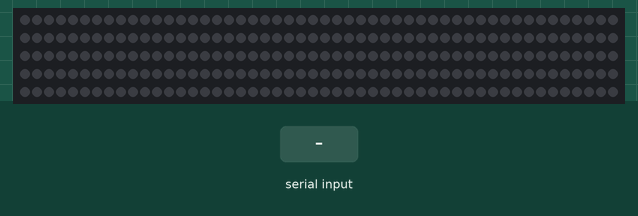
Bench run of a sketch on a simulated Arduino Uno, built with avr-gcc and run on an emulated ATmega328P. Parts: 250 RGB LEDs in strip order, left to right, continuing on the next row. The test bench sets the inputs (shaded band). Dim RGB values are drawn brighter than linear.

Above: at 1.2 s.
1.3 s: "o" received over Serial
At 2.5 s:
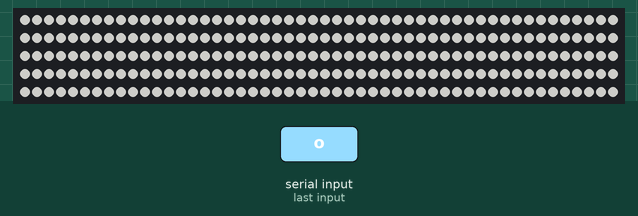
2.8 s: "p" received over Serial
At 3.9 s:
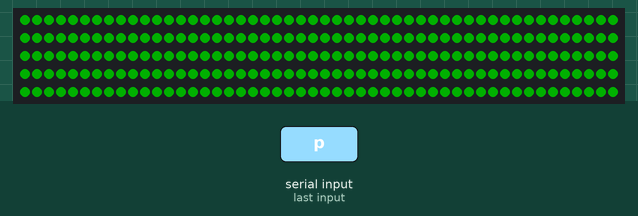
Timing chart, 0 to 5.8 s (numbered marks = the images above; inputs shaded):
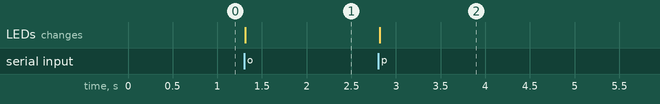

The sketch:

final_arduino.ino
```cpp
#include "FastLED.h"

#define NUM_LEDS 250
#define DATA_PIN 7

char pitchChar; // Data received from the serial port
char ampChar;

CRGB leds[NUM_LEDS];

String processing;
int pitch;
int amp;
int amp2;

int currentValue = 0;
int values[] = {0, 0};

void setup() {
  Serial.begin(115200); // Start serial communication at 9600 bps
  FastLED.addLeds<NEOPIXEL, DATA_PIN>(leds, NUM_LEDS);
}

void loop() {

  if (Serial.available())
  { // If data is available to read,

    int incomingValue = Serial.read();

    values[currentValue] = incomingValue;

    currentValue++;
    if (currentValue > 1) {
      currentValue = 0;
    }

    amp = values[0];
    pitch = values[1];
  }
  FastLED.clear();


  FastLED.setBrightness(amp);

  if (pitch == 111) {
    fill_solid( leds, NUM_LEDS, CRGB(255, 165, 0));
  }
  else if (pitch == 112) {
    fill_solid( leds, NUM_LEDS, CRGB( 0, 128, 0));
  }
  else if (pitch == 113) {
    fill_solid( leds, NUM_LEDS, CRGB(64, 224, 208));
  }
  else if (pitch == 114) {
    fill_solid( leds, NUM_LEDS, CRGB(255, 192, 203));
  }
  else if (pitch == 115) {
    fill_solid( leds, NUM_LEDS, CRGB(255, 255, 0));
  }
  else if (pitch == 116) {
    fill_solid( leds, NUM_LEDS, CRGB(147, 112, 219));
  }
  else if (pitch == 117) {
    fill_solid( leds, NUM_LEDS, CRGB(0, 0, 255));
  }

  else if (pitch == 11) {
    for (int i = 100; i < 154; i++ )
    {
      leds[i].setRGB(255, 165, 0);
    }
  }
  else if (pitch == 22) {
    for (int i = 100; i < 154; i++ )
    {
      leds[i].setRGB(0, 128, 0);
    }
  }
  else if (pitch == 33) {
    for (int i = 100; i < 154; i++ )
    {
      leds[i].setRGB(64, 224, 208);
    }
  }
  else if (pitch == 44) {
    for (int i = 100; i < 154; i++ )
    {
      leds[i].setRGB(255, 192, 203);
    }
  }
  else if (pitch == 55) {
    for (int i = 100; i < 154; i++ )
    {
      leds[i].setRGB(255, 255, 0);
    }
  }
  else if (pitch == 66) {
    for (int i = 100; i < 154; i++ )
    {
      leds[i].setRGB(147, 112, 219);
    }
  }
  else if (pitch == 77) {
    for (int i = 100; i < 154; i++ )
    {
      leds[i].setRGB(0, 0, 255);
    }
  }

  else if (pitch == 1) {
    for (int i = 120; i < 134; i++ )
    {
      leds[i].setRGB(255, 165, 0);
    }
  }

  else if (pitch == 2) {
    for (int i = 120; i < 134; i++ )
    {
      leds[i].setRGB(0, 128, 0);
    }
  }

  else if (pitch == 3) {
    for (int i = 120; i < 134; i++ )
    {
      leds[i].setRGB(64, 224, 208);
    }
  }

  else if (pitch == 4) {
    for (int i = 120; i < 134; i++ )
    {
      leds[i].setRGB(255, 192, 203);
    }
  }

  else if (pitch == 5) {
    for (int i = 120; i < 134; i++ )
    {
      leds[i].setRGB(255, 255, 0);
    }
  }

  else if (pitch == 6) {
    for (int i = 120; i < 134; i++ )
    {
      leds[i].setRGB(147, 112, 219);
    }
  }

  else if (pitch == 7) {
    for (int i = 120; i < 134; i++ )
    {
      leds[i].setRGB(0, 0, 255);
    }

  }

  else if (pitch == 0) {
    for (int i = 0; i < 250; i++ )
    {
      leds[i].setRGB(255, 255, 250);
    }
  }

  FastLED.show();

}
```

Measured:
- after the input at 1.3 s, the LEDs: change at once (image 1)
- after the input at 2.8 s, the LEDs: change at once (image 2)
